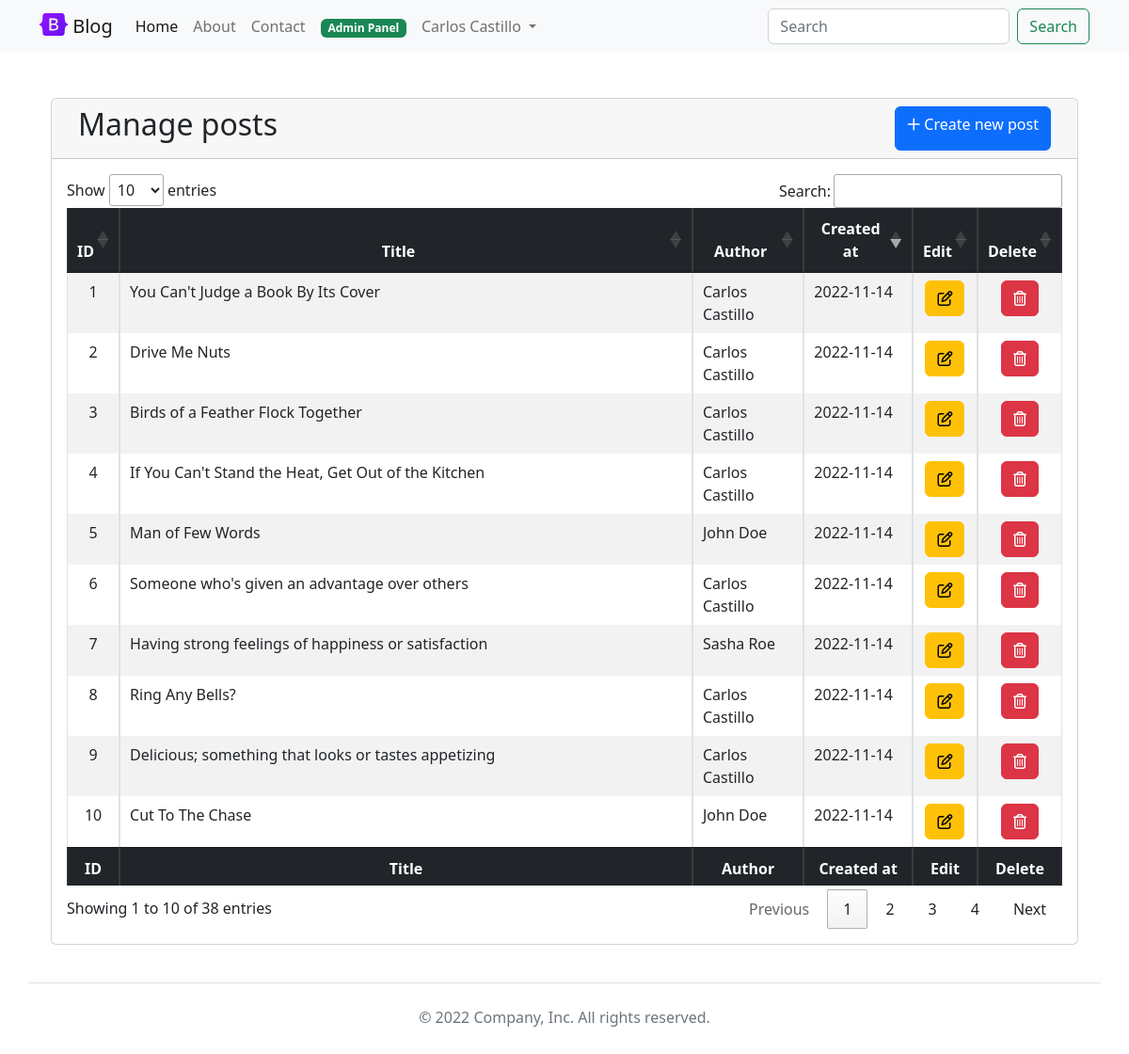
Page /admin/ (signed in) on the committed database.
### tables this page shows
CREATE TABLE posts (
    id              INT             NOT NULL    AUTO_INCREMENT,
    title           VARCHAR(255)    NOT NULL,
    content         TEXT            NOT NULL,
    img_url         VARCHAR(255)    NOT NULL,
    author_id       INT             NOT NULL,
    created_at      TIMESTAMP       NULL,
    updated_at      TIMESTAMP       NULL,
PRIMARY KEY (id),
FOREIGN KEY (author_id) REFERENCES users(id)
);

CREATE TABLE users (
    id              INT             NOT NULL    AUTO_INCREMENT,
    name            VARCHAR(255)    NOT NULL,
    email           VARCHAR(255)    NOT NULL    UNIQUE,
    password        VARCHAR(255)    NOT NULL,
    created_at      TIMESTAMP       NULL,
    updated_at      TIMESTAMP       NULL,
PRIMARY KEY (id)
);

### admin/index.php (called while the page is built, shortened)
<?php
require_once '../model.php';
$posts = getAllPosts();
require '../views/admin/list.php';
require '../views/base.php';

### model.php (called while the page is built, shortened)
<?php
function getPDO(): PDO
{
    try {
        $pdo = new PDO(DB_URL, DB_USER, DB_PASS);
        $pdo->setAttribute(PDO::ATTR_ERRMODE, PDO::ERRMODE_EXCEPTION);
        $pdo->setAttribute(PDO::ATTR_DEFAULT_FETCH_MODE, PDO::FETCH_ASSOC);
        $pdo->setAttribute(PDO::ATTR_CASE, PDO::CASE_LOWER);
        $pdo->setAttribute(PDO::ATTR_AUTOCOMMIT, true);
        return $pdo;
    } catch (PDOException $exception) {
        exit('Failed to connect to database!');
    }
}
function getAllPosts(): array|false
{
    $pdo = getPDO();
    $query = 'SELECT * FROM posts ORDER BY created_at DESC';
    $stmt = $pdo->query($query);
    return $stmt->fetchAll();
}
function getUserById($id): mixed
{
    $pdo = getPDO();
    $query = 'SELECT * FROM users WHERE id = :id';
    $stmt = $pdo->prepare($query);
    $stmt->bindParam(':id', $id, PDO::PARAM_INT);
    $stmt->execute();
    return $stmt->fetch();
}

### views/admin/list.php (the view, shortened to what this page needs)
<div class="container mt-5 px-4">
    <?php if ( count($posts) > 0 ) : ?>
        <div class="card">
            <div class="card-header">
                <div class="container">
                    <div class="row">
                        <div class="col-6">
                            <h2>Manage posts</h2>
                        </div>
                        <div class="col-6 d-flex justify-content-end">
                            <a href="<?php echo APP_URL; ?>admin/create.php" class="btn btn-primary"><i class="fa-regular fa-plus"></i> Create new post</a>
                        </div>
                    </div>
                </div>
            </div>
            <div class="card-body">
                <div class="table-responsive">
                    <table id="myTable" class="table table-striped table-bordered table-hover" style="width:100%">
                        <thead class="table-dark">
                            <tr>
                                <th class="text-center">ID</th>
                                <th class="text-center">Title</th>
                                <th class="text-center">Author</th>
                                <th class="text-center">Created at</th>
                                <th class="text-center">Edit</th>
                                <th class="text-center">Delete</th>
                            </tr>
                        </thead>
                        <tfoot class="table-dark">
                        <tr>
                            <th class="text-center">ID</th>
                            <th class="text-center">Title</th>
                            <th class="text-center">Author</th>
                            <th class="text-center">Created at</th>
                            <th class="text-center">Edit</th>
                            <th class="text-center">Delete</th>
                        </tr>
                        </tfoot>
                        <tbody>
                            <?php foreach ($posts as $post) : ?>
                                <tr>
                                    <td class="text-center"><?php echo $post['id']; ?></td>
                                    <td><?php echo $post['title']; ?></td>
                                    <td><?php echo getUserById($post['author_id'])['name']; ?></td>
                                    <?php
                                        $datetime = new DateTime($post['created_at']);
                                        $date = $datetime->format('Y-m-d');
                                    ?>
                                    <td><?php echo $date; ?></td>
                                    <td class="text-center">
                                        <a href="<?php echo APP_URL; ?>admin/edit.php?id=<?php echo $post['id']; ?>" class="btn btn-warning"><i class="fa-regular fa-pen-to-square"></i></a>
                                    </td>
                                    <td class="text-center">
                                        <form action="<?php echo APP_URL; ?>admin/delete.php" method="POST" class="form-delete">
                                            <button type="submit" class="btn btn-danger"><i class="fa-regular fa-trash-can"></i></button>
                                        </form>
                                    </td>
                                </tr>
                            <?php endforeach; ?>
                        </tbody>
                    </table>
                </div>
            </div>
        </div>
 <?php endif; ?>
</div>

### rows in the picture
posts: id "1", title "You Can't Judge a Book By Its Cover", author.name "Carlos Castillo", created_at "2022-11-14"
posts: id "2", title "Drive Me Nuts", author.name "Carlos Castillo", created_at "2022-11-14"
posts: id "3", title "Birds of a Feather Flock Together", author.name "Carlos Castillo", created_at "2022-11-14"
posts: id "4", title "If You Can't Stand the Heat, Get Out of the Kitchen", author.name "Carlos Castillo", created_at "2022-11-14"
posts: id "5", title "Man of Few Words", author.name "John Doe", created_at "2022-11-14"
posts: id "6", title "Someone who's given an advantage over others", author.name "Carlos Castillo", created_at "2022-11-14"
posts: id "7", title "Having strong feelings of happiness or satisfaction", author.name "Sasha Roe", created_at "2022-11-14"
posts: id "8", title "Ring Any Bells?", author.name "Carlos Castillo", created_at "2022-11-14"
posts: id "9", title "Delicious; something that looks or tastes appetizing", author.name "Carlos Castillo", created_at "2022-11-14"
posts: id "10", title "Cut To The Chase", author.name "John Doe", created_at "2022-11-14"

### other values in the picture
$_SESSION['user']['name'] "Carlos Castillo"
